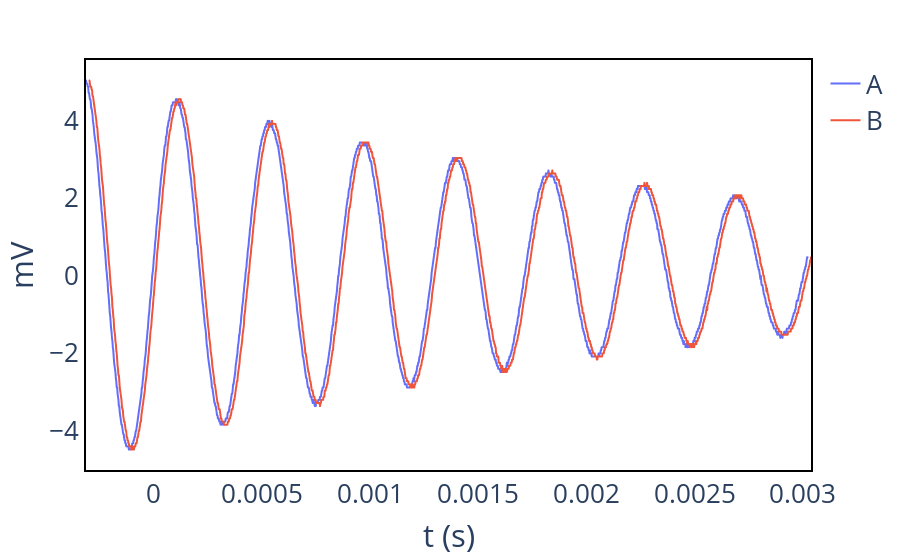

The notebook cell this image was saved under:
### Code cell
fig = ex.line(ab, 'ts', 'mV', color='AB', labels={
    "ts": "t (s)"
})
plotly_style(fig)
fig.write_image('../Images/l6_uncoupled_full_window.png')
fig

### Figure 1 — Plotly figure (JSON) as saved in the notebook; plotly's stock layout.template omitted (floating-point values rounded to 4 significant figures; data arrays with more than 128 entries replaced by an {"elided": "..."} marker saying what was removed)
{"data": [{"hovertemplate": "AB=A<br>t (s)=%{x}<br>mV=%{y}<extra></extra>", "legendgroup": "A", "line": {"color": "#636efa", "dash": "solid"}, "mode": "lines", "name": "A", "showlegend": true, "type": "scattergl", "x": {"elided": "1669 float values"}, "xaxis": "x", "y": {"elided": "1669 float values"}, "yaxis": "y"}, {"hovertemplate": "AB=B<br>t (s)=%{x}<br>mV=%{y}<extra></extra>", "legendgroup": "B", "line": {"color": "#EF553B", "dash": "solid"}, "mode": "lines", "name": "B", "showlegend": true, "type": "scattergl", "x": {"elided": "1669 float values"}, "xaxis": "x", "y": {"elided": "1669 float values"}, "yaxis": "y"}], "layout": {"font": {"size": 26}, "legend": {"title": {"text": ""}, "tracegroupgap": 0}, "margin": {"t": 60}, "plot_bgcolor": "rgba(0,0,0,0)", "xaxis": {"anchor": "y", "domain": [0, 1], "linecolor": "black", "linewidth": 2, "mirror": true, "title": {"text": "t (s)"}}, "yaxis": {"anchor": "x", "domain": [0, 1], "linecolor": "black", "linewidth": 2, "mirror": true, "title": {"text": "mV"}}}}
